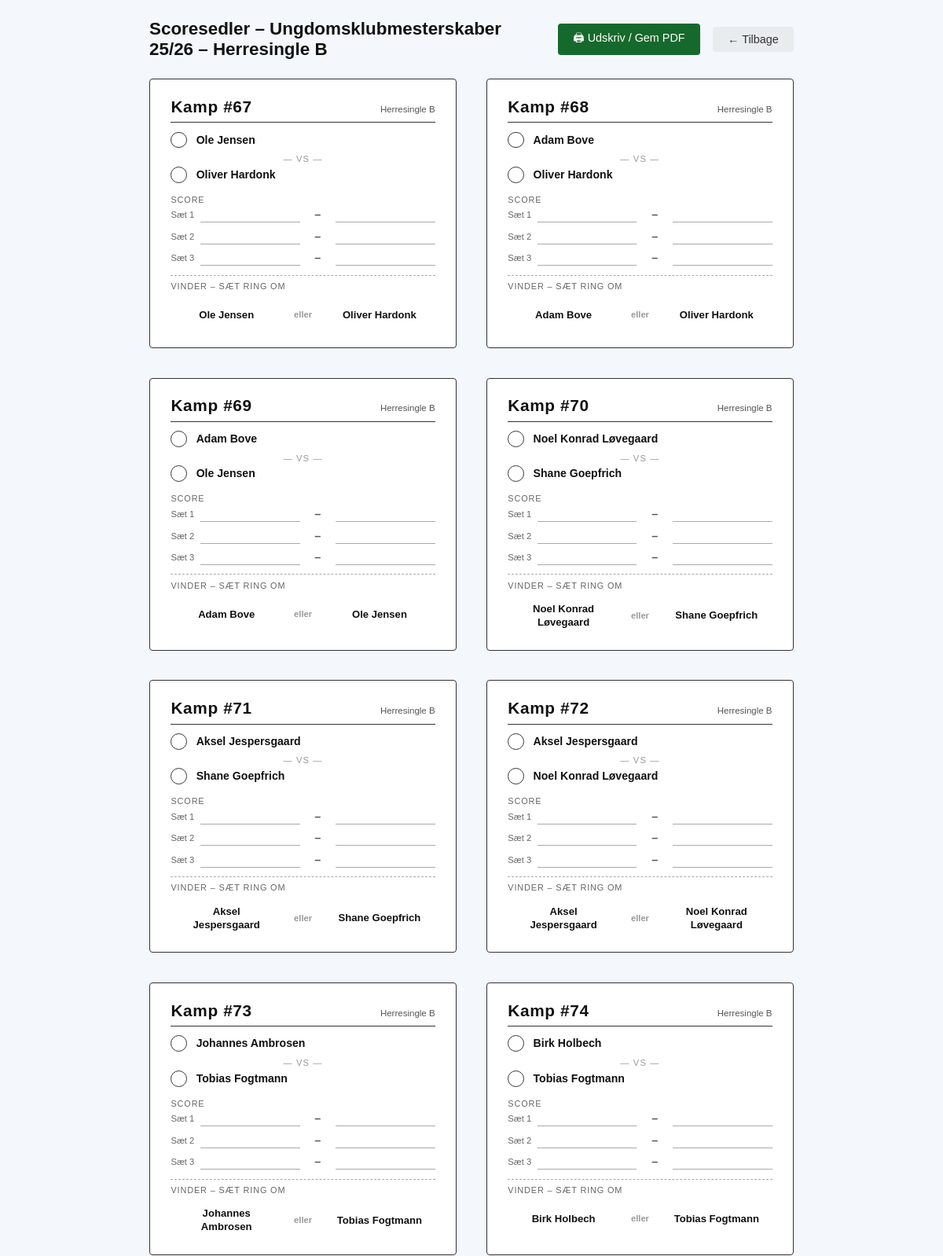
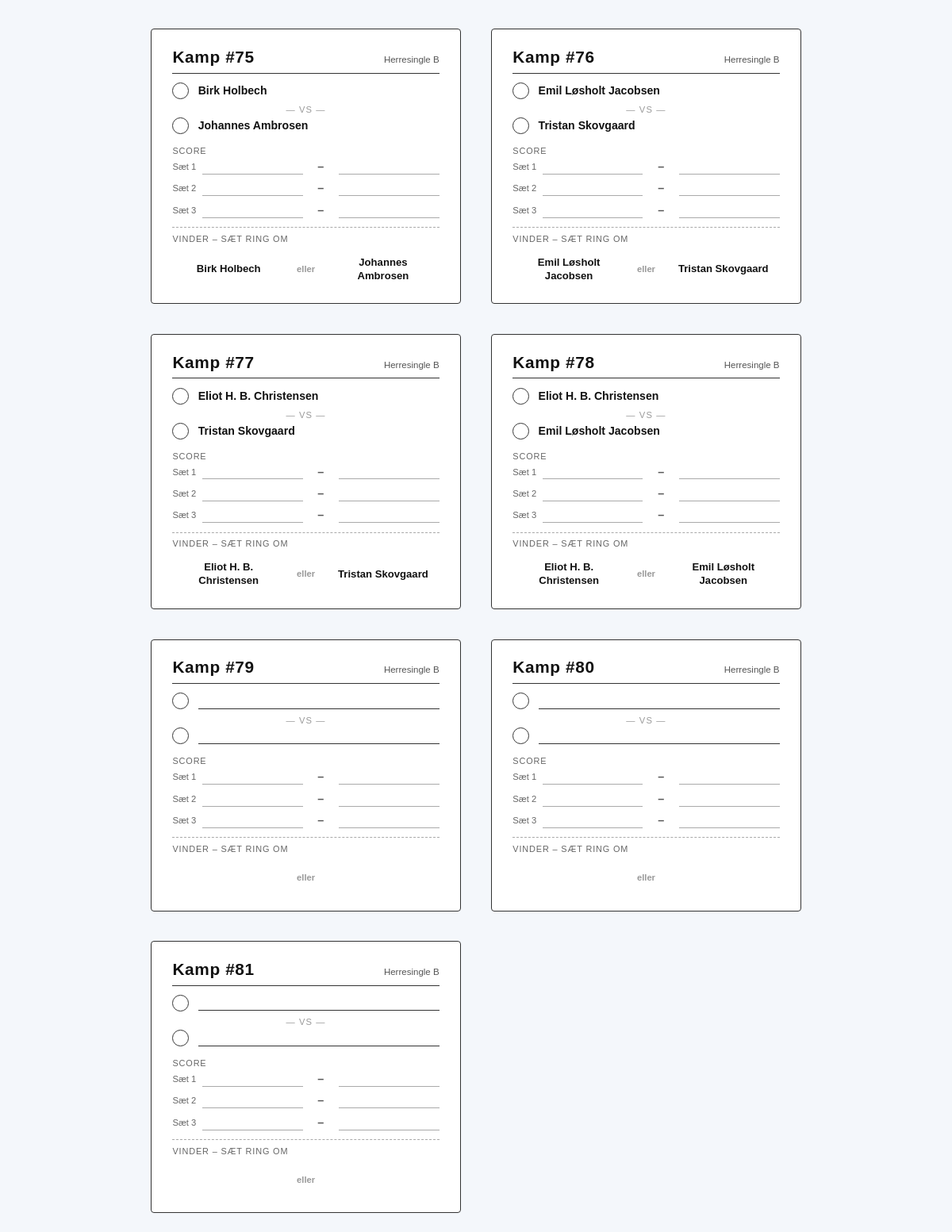
/tournaments/division/16/scoresheet/ (signed in), run on an earlier commit of the app's database (2 pictures, top to bottom).
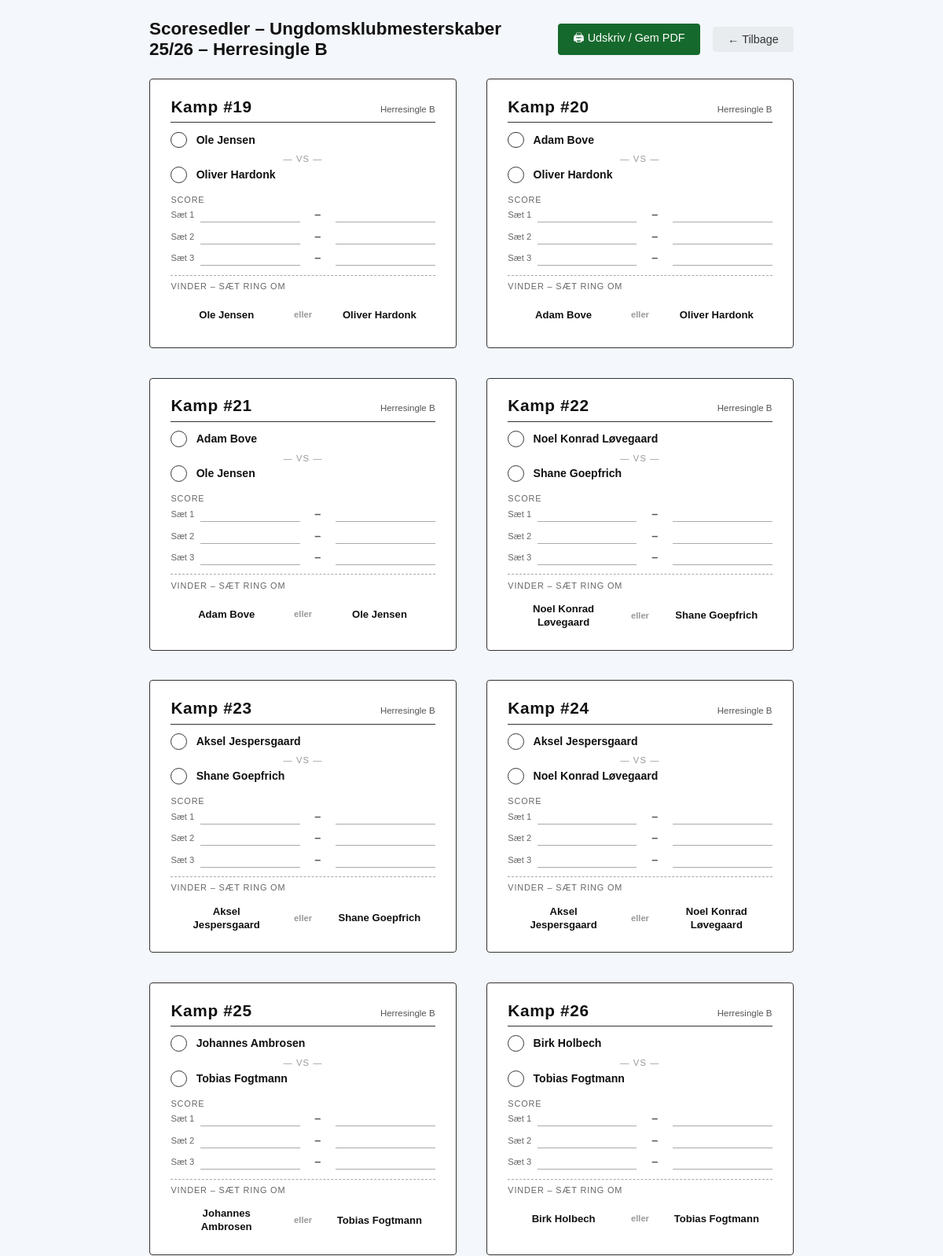
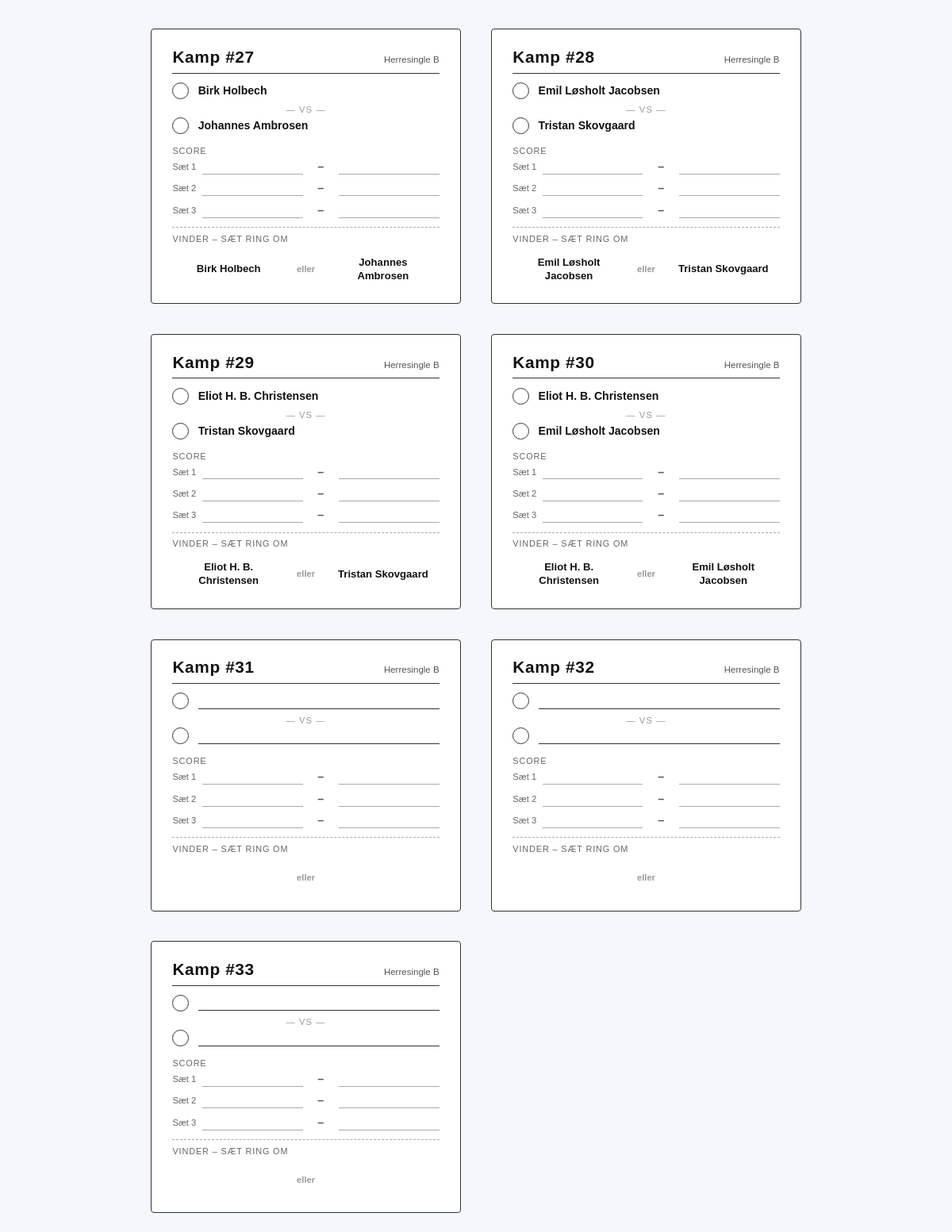
And on a later commit of the database (2 pictures, top to bottom).
### tournaments/models.py (models this page shows, shortened)
class Match(models.Model):
    STATUS_CHOICES = [
        ('pending', _('Pending')),
        ('in_progress', _('In Progress')),
        ('completed', _('Completed')),
    ]
    division = models.ForeignKey(Division, on_delete=models.CASCADE, related_name='matches')
    team1 = models.ForeignKey('players.Team', on_delete=models.SET_NULL, null=True, blank=True, related_name='team1_matches')
    team2 = models.ForeignKey('players.Team', on_delete=models.SET_NULL, null=True, blank=True, related_name='team2_matches')
    winner = models.ForeignKey('players.Team', on_delete=models.SET_NULL, null=True, blank=True, related_name='won_matches', verbose_name=_("Winner"))
    score = models.CharField(max_length=50, blank=True, null=True, verbose_name=_("Score"))
    match_round = models.IntegerField(default=1, verbose_name=_("Round"))
    match_number = models.IntegerField(null=True, blank=True, verbose_name=_("Match Number"))
    bracket_slot = models.IntegerField(null=True, blank=True, verbose_name=_("Bracket Slot"))
    bracket_label = models.CharField(max_length=120, null=True, blank=True, verbose_name=_("Bracket Label"))
    status = models.CharField(max_length=20, choices=STATUS_CHOICES, default='pending', verbose_name=_("Status"))
    walkover = models.BooleanField(default=False, verbose_name=_("Walk-over"))
    scheduled_time = models.DateTimeField(verbose_name=_("Scheduled Time"), null=True, blank=True)
    court = models.CharField(max_length=50, blank=True, null=True, verbose_name=_("Court"))
    group_number = models.IntegerField(null=True, blank=True, verbose_name=_("Gruppe nr."))
    phase = models.CharField(
        max_length=10, default='group',
        choices=[('group', _('Gruppespil')), ('playoff', _('Slutspil'))],
        verbose_name=_("Fase"),
    )

class Division(models.Model):
    DISCIPLINE_CHOICES = [
        ('single', _('Single')),
        ('double', _('Double')),
        ('mixed', _('Mixeddouble')),
    ]
    TOURNAMENT_TYPE_CHOICES = [
        ('group', _('Gruppe (round-robin)')),
        ('playoff', _('Gruppe med slutspil')),
        ('tree', _('Enkeltelimination')),
    ]
    tournament = models.ForeignKey(Tournament, on_delete=models.CASCADE, related_name='divisions')
    name = models.CharField(max_length=100, verbose_name=_("Rækkenavn"))
    discipline = models.CharField(
        max_length=10, choices=DISCIPLINE_CHOICES, default='single',
        verbose_name=_("Disciplin")
    )
    tournament_type = models.CharField(
        max_length=10, choices=TOURNAMENT_TYPE_CHOICES, default='group',
        verbose_name=_("Turneringstype")
    )
    group_count = models.IntegerField(
        default=2, verbose_name=_("Antal grupper"),
        help_text=_("Antal grupper i gruppespillet (kun ved 'Gruppe med slutspil')."),
    )
    advance_count = models.IntegerField(
        default=2, verbose_name=_("Antal der går videre"),
        help_text=_("Antal spillere/hold der går videre fra hver gruppe til slutspillet."),
    )
    schedule_priority = models.IntegerField(
        default=5,
        verbose_name=_("Spilleplansprioritet"),
        help_text=_("1 = planlæg tidligst · 10 = planlæg sidst. Brug dette til at sikre at yngre rækker spiller færdigt først."),
    )
    teams = models.ManyToManyField('players.Team', related_name='divisions', blank=True, verbose_name=_("Deltagere"))

### players/models.py (models this page shows, shortened)
class Team(models.Model):
    PAIR_TYPE_CHOICES = [
        ('double', _('Double')),
        ('mixed', _('Mixeddouble')),
    ]
    player1 = models.ForeignKey(Player, on_delete=models.CASCADE, related_name='team_player1')
    player2 = models.ForeignKey(Player, on_delete=models.SET_NULL, related_name='team_player2', null=True, blank=True)
    pair_type = models.CharField(
        max_length=10, choices=PAIR_TYPE_CHOICES, null=True, blank=True,
        verbose_name=_('Par-type'),
        help_text=_('Double: samme køn · Mixeddouble: blandede'),
    )
    division = models.CharField(
        max_length=30, blank=True, null=True,
        verbose_name=_('Række'),
    )
    name = models.CharField(max_length=100, blank=True, null=True)

### tournaments/views.py (the view)
# urls.py: path('division/<int:pk>/scoresheet/', views.division_scoresheet, name='division_scoresheet'),
@login_required
def division_scoresheet(request, pk):
    division = get_object_or_404(Division, pk=pk, tournament__owner=request.user)
    matches = (
        Match.objects
        .filter(division=division)
        .exclude(match_number=None)
        .exclude(walkover=True)
        .select_related('team1', 'team2', 'division')
        .order_by('match_number')
    )
    return render(request, 'tournaments/scoresheet.html', {
        'tournament': division.tournament,
        'matches': matches,
        'title_suffix': division.name,
    })

### tournaments/templates/tournaments/scoresheet.html (shortened to what this page needs)
<!DOCTYPE html>
<html lang="da">
<head>
</head>
<body>
<div class="screen-header">
  <h1>Scoresedler – {{ tournament.name }}{% if title_suffix %} – {{ title_suffix }}{% endif %}</h1>
  <button class="btn btn-primary" onclick="window.print()">🖨 Udskriv / Gem PDF</button>
  <a href="{% url 'tournament_detail' tournament.pk %}" class="btn btn-secondary">← Tilbage</a>
</div>
{% if matches %}
<div class="sheet-grid">
{% for match in matches %}
<div class="score-card">
  <div class="card-header">
    <span class="match-no">Kamp #{{ match.match_number }}</span>
    <span class="division-label">
      {{ match.division.name }}
    </span>
  </div>
  <div class="teams">
    <div class="team-row">
      <div class="team-bullet"></div>
      {% if match.team1 %}
      <span class="team-name">{{ match.team1.name }}</span>
      {% else %}
      <div class="team-name-line" title="{{ match.bracket_label }}"></div>
      {% endif %}
    </div>
    <div class="vs-divider">— VS —</div>
    <div class="team-row">
      <div class="team-bullet"></div>
      {% if match.team2 %}
      <span class="team-name">{{ match.team2.name }}</span>
      {% else %}
      <div class="team-name-line"></div>
      {% endif %}
    </div>
  </div>
  <div class="score-section-label">Score</div>
  <div class="score-row">
    <span class="score-row-label">Sæt 1</span>
    <div class="score-line"></div>
    <div class="score-dash">–</div>
    <div class="score-line"></div>
  </div>
  <div class="score-row">
    <span class="score-row-label">Sæt 2</span>
    <div class="score-line"></div>
    <div class="score-dash">–</div>
    <div class="score-line"></div>
  </div>
  <div class="score-row">
    <span class="score-row-label">Sæt 3</span>
    <div class="score-line"></div>
    <div class="score-dash">–</div>
    <div class="score-line"></div>
  </div>
    <div class="winner-section">
    <div class="winner-section-label">Vinder – sæt ring om</div>
    <div class="winner-options">
      {% if match.team1 and match.team2 %}
      <div class="winner-option">{{ match.team1.name }}</div>
      <div class="winner-vs">eller</div>
      <div class="winner-option">{{ match.team2.name }}</div>
      {% else %}
      <div class="winner-option winner-option-blank"></div>
      <div class="winner-vs">eller</div>
      <div class="winner-option winner-option-blank"></div>
      {% endif %}
    </div>
  </div>
</div>
{% endfor %}
</div>
{% else %}
<div class="no-matches">
  <p>Ingen kampe med kampnumre endnu. Generer kampprogram for en række først.</p>
</div>
{% endif %}
</body>
</html>

What changed in the data, as far as the page shows it:
removed Match: match_number "67", division.name "Herresingle B", team1.name "Ole Jensen", team2.name "Oliver Hardonk"
removed Match: match_number "68", division.name "Herresingle B", team1.name "Adam Bove", team2.name "Oliver Hardonk"
removed Match: match_number "69", division.name "Herresingle B", team1.name "Adam Bove", team2.name "Ole Jensen"
removed Match: match_number "70", division.name "Herresingle B", team1.name "Noel Konrad Løvegaard", team2.name "Shane Goepfrich"
removed Match: match_number "71", division.name "Herresingle B", team1.name "Aksel Jespersgaard", team2.name "Shane Goepfrich"
removed Match: match_number "72", division.name "Herresingle B", team1.name "Aksel Jespersgaard", team2.name "Noel Konrad Løvegaard"
removed Match: match_number "73", division.name "Herresingle B", team1.name "Johannes Ambrosen", team2.name "Tobias Fogtmann"
removed Match: match_number "74", division.name "Herresingle B", team1.name "Birk Holbech", team2.name "Tobias Fogtmann"
removed Match: match_number "75", division.name "Herresingle B", team1.name "Birk Holbech", team2.name "Johannes Ambrosen"
removed Match: match_number "76", division.name "Herresingle B", team1.name "Emil Løsholt Jacobsen", team2.name "Tristan Skovgaard"
removed Match: match_number "77", division.name "Herresingle B", team1.name "Eliot H. B. Christensen", team2.name "Tristan Skovgaard"
removed Match: match_number "78", division.name "Herresingle B", team1.name "Eliot H. B. Christensen", team2.name "Emil Løsholt Jacobsen"
removed Match: match_number "79", division.name "Herresingle B", shows "eller"
removed Match: match_number "80", division.name "Herresingle B", shows "eller"
removed Match: match_number "81", division.name "Herresingle B", shows "eller"
added Match: match_number "19", division.name "Herresingle B", team1.name "Ole Jensen", team2.name "Oliver Hardonk"
added Match: match_number "20", division.name "Herresingle B", team1.name "Adam Bove", team2.name "Oliver Hardonk"
added Match: match_number "21", division.name "Herresingle B", team1.name "Adam Bove", team2.name "Ole Jensen"
added Match: match_number "22", division.name "Herresingle B", team1.name "Noel Konrad Løvegaard", team2.name "Shane Goepfrich"
added Match: match_number "23", division.name "Herresingle B", team1.name "Aksel Jespersgaard", team2.name "Shane Goepfrich"
added Match: match_number "24", division.name "Herresingle B", team1.name "Aksel Jespersgaard", team2.name "Noel Konrad Løvegaard"
added Match: match_number "25", division.name "Herresingle B", team1.name "Johannes Ambrosen", team2.name "Tobias Fogtmann"
added Match: match_number "26", division.name "Herresingle B", team1.name "Birk Holbech", team2.name "Tobias Fogtmann"
added Match: match_number "27", division.name "Herresingle B", team1.name "Birk Holbech", team2.name "Johannes Ambrosen"
added Match: match_number "28", division.name "Herresingle B", team1.name "Emil Løsholt Jacobsen", team2.name "Tristan Skovgaard"
added Match: match_number "29", division.name "Herresingle B", team1.name "Eliot H. B. Christensen", team2.name "Tristan Skovgaard"
added Match: match_number "30", division.name "Herresingle B", team1.name "Eliot H. B. Christensen", team2.name "Emil Løsholt Jacobsen"
added Match: match_number "31", division.name "Herresingle B", shows "eller"
added Match: match_number "32", division.name "Herresingle B", shows "eller"
added Match: match_number "33", division.name "Herresingle B", shows "eller"
